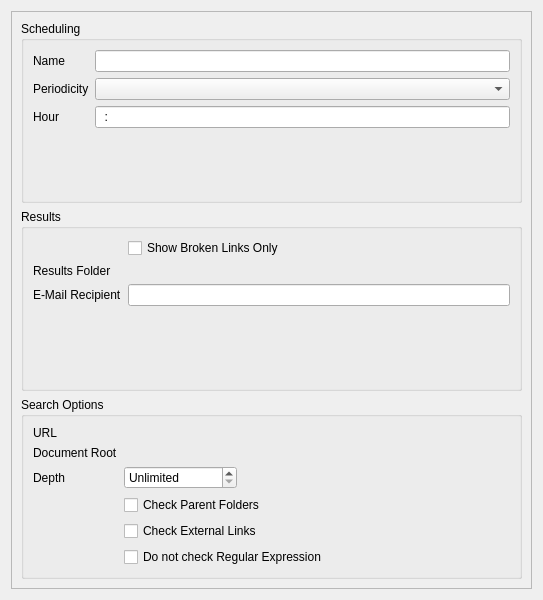
<ui version="4.0" >
 <class>AutomationConfigPageUi</class>
 <widget class="QWidget" name="AutomationConfigPageUi" >
  <property name="geometry" >
   <rect>
    <x>0</x>
    <y>0</y>
    <width>543</width>
    <height>600</height>
   </rect>
  </property>
  <layout class="QVBoxLayout" name="verticalLayout_2" >
   <item>
    <widget class="QScrollArea" name="scrollArea" >
     <property name="widgetResizable" >
      <bool>true</bool>
     </property>
     <widget class="QWidget" name="scrollAreaWidgetContents" >
      <property name="geometry" >
       <rect>
        <x>0</x>
        <y>0</y>
        <width>529</width>
        <height>586</height>
       </rect>
      </property>
      <layout class="QVBoxLayout" name="verticalLayout" >
       <item>
        <widget class="QGroupBox" name="groupBox" >
         <property name="title" >
          <string>Scheduling</string>
         </property>
         <layout class="QFormLayout" name="formLayout" >
          <item row="0" column="0" >
           <widget class="QLabel" name="label" >
            <property name="text" >
             <string>Name</string>
            </property>
           </widget>
          </item>
          <item row="0" column="1" >
           <widget class="KLineEdit" name="kcfg_Name" />
          </item>
          <item row="1" column="0" >
           <widget class="QLabel" name="label_2" >
            <property name="text" >
             <string>Periodicity</string>
            </property>
           </widget>
          </item>
          <item row="1" column="1" >
           <widget class="KComboBox" name="kcfg_Periodicity" />
          </item>
          <item row="2" column="0" >
           <widget class="QLabel" name="label_3" >
            <property name="text" >
             <string>Hour</string>
            </property>
           </widget>
          </item>
          <item row="2" column="1" >
           <widget class="KLineEdit" name="kcfg_Hour" >
            <property name="inputMask" >
             <string>00:00; </string>
            </property>
           </widget>
          </item>
         </layout>
        </widget>
       </item>
       <item>
        <widget class="QGroupBox" name="groupBox_3" >
         <property name="title" >
          <string>Results</string>
         </property>
         <layout class="QFormLayout" name="formLayout_2" >
          <item row="0" column="1" >
           <widget class="QCheckBox" name="kcfg_BrokenLinksOnly" >
            <property name="text" >
             <string>Show Broken Links Only</string>
            </property>
           </widget>
          </item>
          <item row="1" column="0" >
           <widget class="QLabel" name="label_12" >
            <property name="text" >
             <string>Results Folder</string>
            </property>
           </widget>
          </item>
          <item row="1" column="1" >
           <widget class="KUrlRequester" name="kcfg_ResultsFilePath" />
          </item>
          <item row="2" column="0" >
           <widget class="QLabel" name="label_13" >
            <property name="text" >
             <string>E-Mail Recipient</string>
            </property>
           </widget>
          </item>
          <item row="2" column="1" >
           <widget class="KLineEdit" name="kcfg_MailRecipient" />
          </item>
         </layout>
        </widget>
       </item>
       <item>
        <widget class="QGroupBox" name="groupBox_2" >
         <property name="title" >
          <string>Search Options</string>
         </property>
         <layout class="QFormLayout" name="formLayout_3" >
          <item row="0" column="0" >
           <widget class="QLabel" name="label_4" >
            <property name="text" >
             <string>URL</string>
            </property>
           </widget>
          </item>
          <item row="0" column="1" >
           <widget class="KUrlRequester" name="kcfg_UrlToCheck" />
          </item>
          <item row="1" column="0" >
           <widget class="QLabel" name="label_5" >
            <property name="text" >
             <string>Document Root</string>
            </property>
           </widget>
          </item>
          <item row="1" column="1" >
           <widget class="KUrlRequester" name="kcfg_DocumentRoot" />
          </item>
          <item row="2" column="0" >
           <widget class="QLabel" name="label_6" >
            <property name="text" >
             <string>Depth</string>
            </property>
           </widget>
          </item>
          <item row="2" column="1" >
           <widget class="KIntSpinBox" name="kcfg_Depth" >
            <property name="minimumSize" >
             <size>
              <width>113</width>
              <height>0</height>
             </size>
            </property>
            <property name="maximumSize" >
             <size>
              <width>85</width>
              <height>16777215</height>
             </size>
            </property>
            <property name="specialValueText" >
             <string>Unlimited</string>
            </property>
            <property name="minimum" >
             <number>-1</number>
            </property>
            <property name="value" >
             <number>-1</number>
            </property>
           </widget>
          </item>
          <item row="3" column="1" >
           <widget class="QCheckBox" name="kcfg_CheckParentFolders" >
            <property name="text" >
             <string>Check Parent Folders</string>
            </property>
           </widget>
          </item>
          <item row="4" column="1" >
           <widget class="QCheckBox" name="kcfg_CheckExternalLinks" >
            <property name="text" >
             <string>Check External Links</string>
            </property>
           </widget>
          </item>
          <item row="5" column="1" >
           <widget class="QCheckBox" name="kcfg_RegularExpression" >
            <property name="text" >
             <string>Do not check Regular Expression</string>
            </property>
           </widget>
          </item>
         </layout>
        </widget>
       </item>
      </layout>
     </widget>
    </widget>
   </item>
  </layout>
 </widget>
 <customwidgets>
  <customwidget>
   <class>KComboBox</class>
   <extends>QComboBox</extends>
   <header>kcombobox.h</header>
  </customwidget>
  <customwidget>
   <class>KIntSpinBox</class>
   <extends>QSpinBox</extends>
   <header>knuminput.h</header>
  </customwidget>
  <customwidget>
   <class>KLineEdit</class>
   <extends>QLineEdit</extends>
   <header>klineedit.h</header>
  </customwidget>
  <customwidget>
   <class>KUrlRequester</class>
   <extends>QFrame</extends>
   <header>kurlrequester.h</header>
  </customwidget>
 </customwidgets>
 <resources/>
 <connections/>
</ui>
